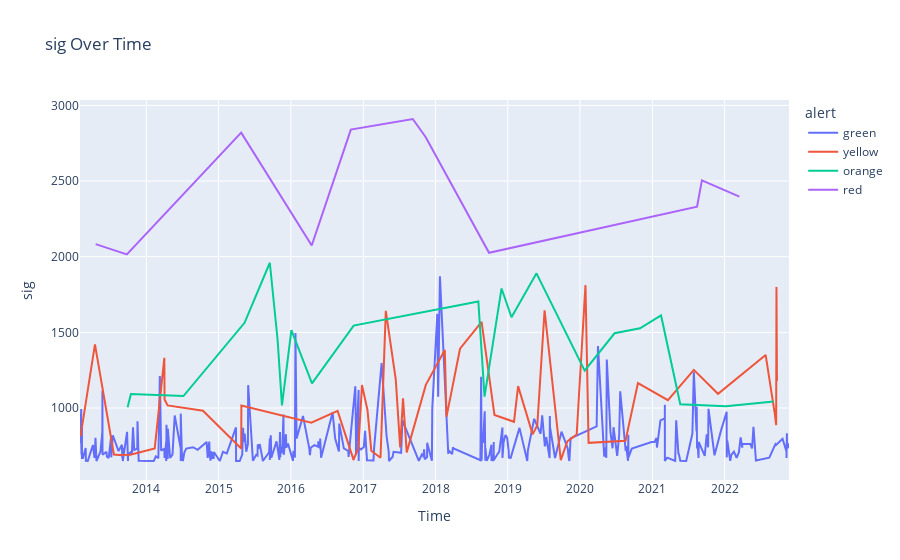

Source (notebook cell):
### Code cell
import plotly.express as px
import numpy as np
# Sort DataFrame by 'trending_date'

df.sort_values(by='year')
# Plot directly
fig = px.line(df[df['year'] > 2012], x='date_time', y='sig', color='alert',
              title='sig Over Time',
              labels={'date_time': 'Time'})

fig.show()

### Figure 1 — Plotly figure (JSON) as saved in the notebook; plotly's stock layout.template omitted (floating-point values rounded to 4 significant figures; data arrays with more than 128 entries replaced by an {"elided": "..."} marker saying what was removed)
{"data": [{"hovertemplate": "alert=green<br>Time=%{x}<br>sig=%{y}<extra></extra>", "legendgroup": "green", "line": {"color": "#636efa", "dash": "solid"}, "marker": {"symbol": "circle"}, "mode": "lines", "name": "green", "orientation": "v", "showlegend": true, "type": "scatter", "x": {"elided": "324 str values"}, "xaxis": "x", "y": {"elided": "324 int values"}, "yaxis": "y"}, {"hovertemplate": "alert=yellow<br>Time=%{x}<br>sig=%{y}<extra></extra>", "legendgroup": "yellow", "line": {"color": "#EF553B", "dash": "solid"}, "marker": {"symbol": "circle"}, "mode": "lines", "name": "yellow", "orientation": "v", "showlegend": true, "type": "scatter", "x": ["2022-09-22T06:16:00", "2022-09-19T18:05:00", "2022-09-18T06:44:00", "2022-09-10T23:47:00", "2022-07-27T00:43:00", "2021-11-28T10:52:00", "2021-07-29T06:15:00", "2021-03-20T09:09:00", "2020-10-19T20:54:00", "2020-08-18T00:03:00", "2020-02-13T10:33:00", "2020-01-28T19:10:00", "2019-12-15T06:11:00", "2019-10-29T01:04:00", "2019-09-25T23:46:00", "2019-07-06T03:19:00", "2019-05-30T09:03:00", "2019-05-06T21:19:00", "2019-02-22T10:17:00", "2019-02-01T16:14:00", "2018-10-25T22:54:00", "2018-08-21T21:31:00", "2018-05-04T22:32:00", "2018-02-25T17:44:00", "2018-02-16T23:39:00", "2017-11-13T02:28:00", "2017-08-08T13:19:00", "2017-07-20T22:31:00", "2017-07-06T08:03:00", "2017-06-22T12:31:00", "2017-06-14T07:29:00", "2017-04-24T21:38:00", "2017-03-29T04:09:00", "2017-02-10T14:03:00", "2017-01-22T04:30:00", "2016-12-25T14:22:00", "2016-12-17T10:51:00", "2016-12-06T22:03:00", "2016-11-14T00:34:00", "2016-11-13T11:32:00", "2016-08-24T10:34:00", "2016-04-13T13:55:00", "2015-04-26T07:09:00", "2015-04-25T06:45:00", "2014-10-14T03:51:00", "2014-04-18T14:27:00", "2014-04-03T02:43:00", "2014-04-01T23:46:00", "2014-02-12T09:19:00", "2013-10-12T13:11:00", "2013-08-16T02:31:00", "2013-07-21T05:09:00", "2013-04-16T10:44:00", "2013-02-02T14:17:00"], "xaxis": "x", "y": [1179, 1799, 887, 965, 1351, 1094, 1252, 1052, 1165, 784, 770, 1812, 825, 780, 656, 1646, 886, 826, 1145, 909, 954, 1570, 1392, 943, 1384, 1153, 707, 1064, 740, 1034, 1188, 1642, 671, 718, 987, 1152, 972, 731, 664, 656, 981, 903, 1016, 733, 982, 1017, 1057, 1332, 733, 691, 690, 693, 1421, 814], "yaxis": "y"}, {"hovertemplate": "alert=orange<br>Time=%{x}<br>sig=%{y}<extra></extra>", "legendgroup": "orange", "line": {"color": "#00cc96", "dash": "solid"}, "marker": {"symbol": "circle"}, "mode": "lines", "name": "orange", "orientation": "v", "showlegend": true, "type": "scatter", "x": ["2022-09-05T04:52:00", "2022-01-07T17:45:00", "2021-05-21T18:04:00", "2021-02-13T14:07:00", "2020-10-30T11:51:00", "2020-06-23T15:29:00", "2020-01-24T17:55:00", "2019-05-26T07:41:00", "2019-01-20T01:32:00", "2018-11-30T17:29:00", "2018-09-05T18:07:00", "2018-08-05T11:46:00", "2016-11-13T11:02:00", "2016-04-16T23:58:00", "2016-01-03T23:05:00", "2015-11-17T07:10:00", "2015-10-26T09:09:00", "2015-09-16T22:54:00", "2015-05-12T07:05:00", "2014-07-07T11:23:00", "2013-10-15T00:12:00", "2013-09-28T07:34:00"], "xaxis": "x", "y": [1043, 1012, 1025, 1612, 1527, 1494, 1247, 1890, 1600, 1790, 1075, 1704, 1545, 1163, 1515, 1018, 1448, 1960, 1563, 1079, 1092, 1005], "yaxis": "y"}, {"hovertemplate": "alert=red<br>Time=%{x}<br>sig=%{y}<extra></extra>", "legendgroup": "red", "line": {"color": "#ab63fa", "dash": "solid"}, "marker": {"symbol": "circle"}, "mode": "lines", "name": "red", "orientation": "v", "showlegend": true, "type": "scatter", "x": ["2022-03-16T14:36:00", "2021-09-08T01:47:00", "2021-08-14T12:29:00", "2018-09-28T10:02:00", "2017-11-12T18:18:00", "2017-09-08T04:49:00", "2016-10-30T06:40:00", "2016-04-15T16:25:00", "2015-04-25T06:11:00", "2013-09-24T11:29:00", "2013-04-20T00:02:00"], "xaxis": "x", "y": [2397, 2504, 2331, 2026, 2790, 2910, 2840, 2074, 2820, 2015, 2083], "yaxis": "y"}], "layout": {"legend": {"title": {"text": "alert"}, "tracegroupgap": 0}, "title": {"text": "sig Over Time"}, "xaxis": {"anchor": "y", "domain": [0, 1], "title": {"text": "Time"}}, "yaxis": {"anchor": "x", "domain": [0, 1], "title": {"text": "sig"}}}}
